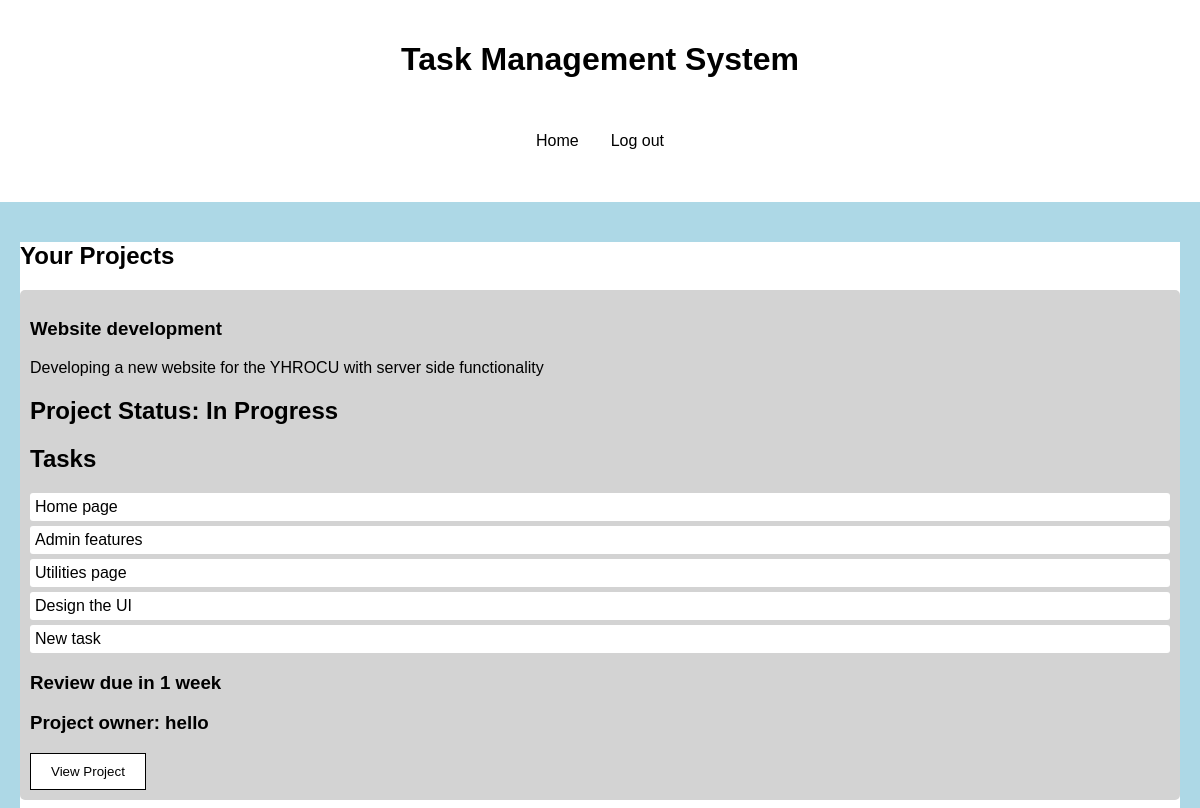
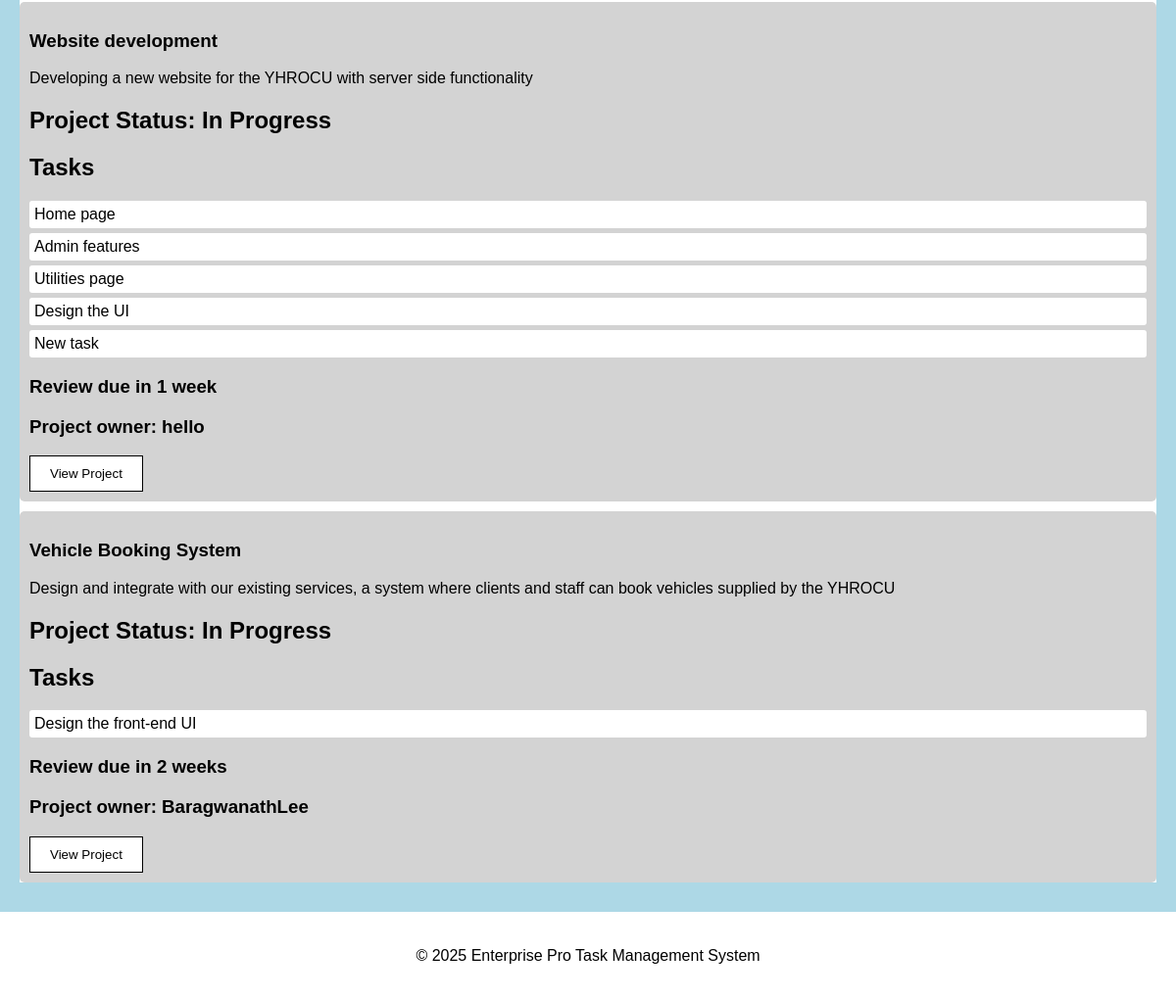
Before: / (signed in) with the older database file (2 pictures, top to bottom).
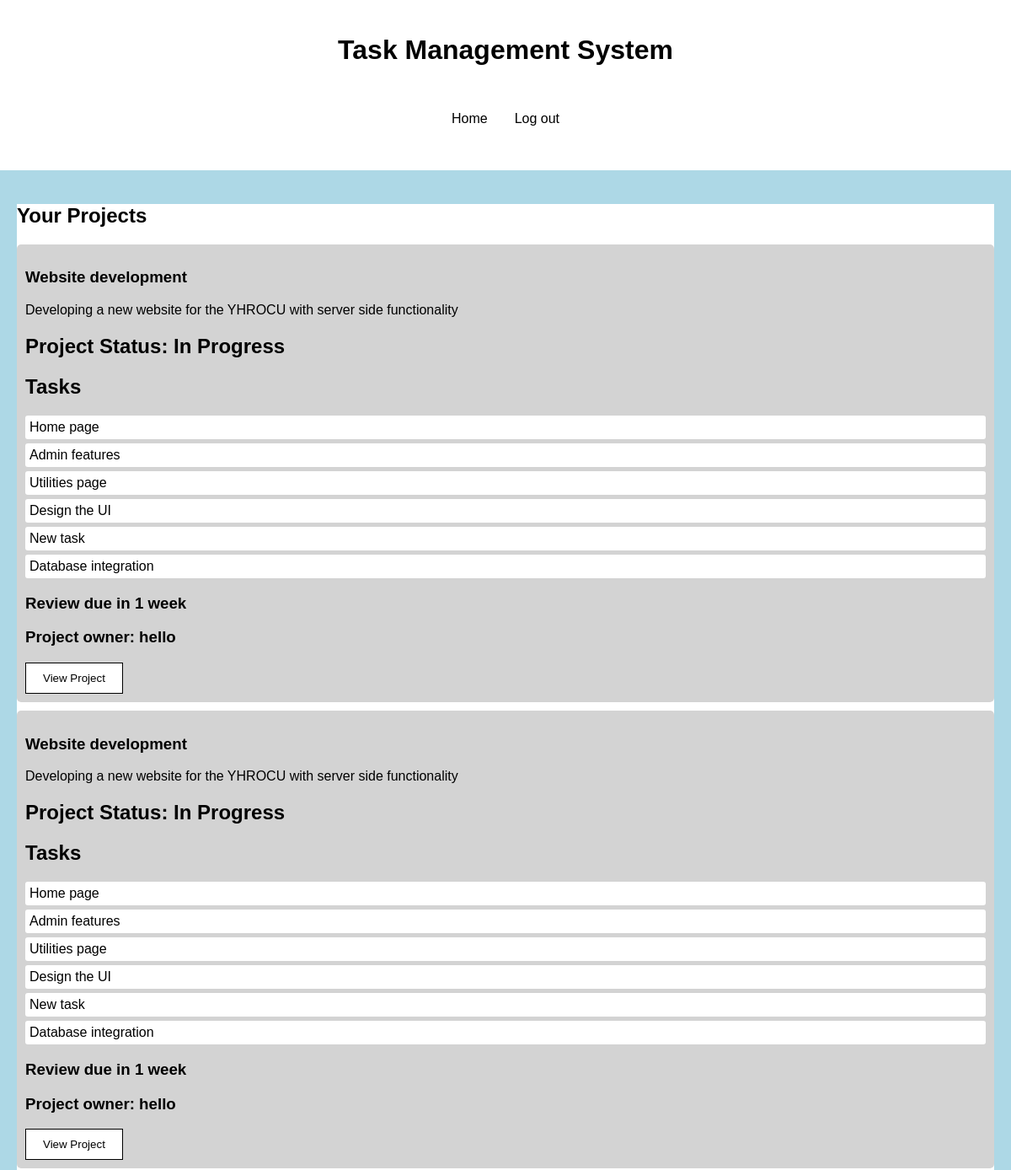
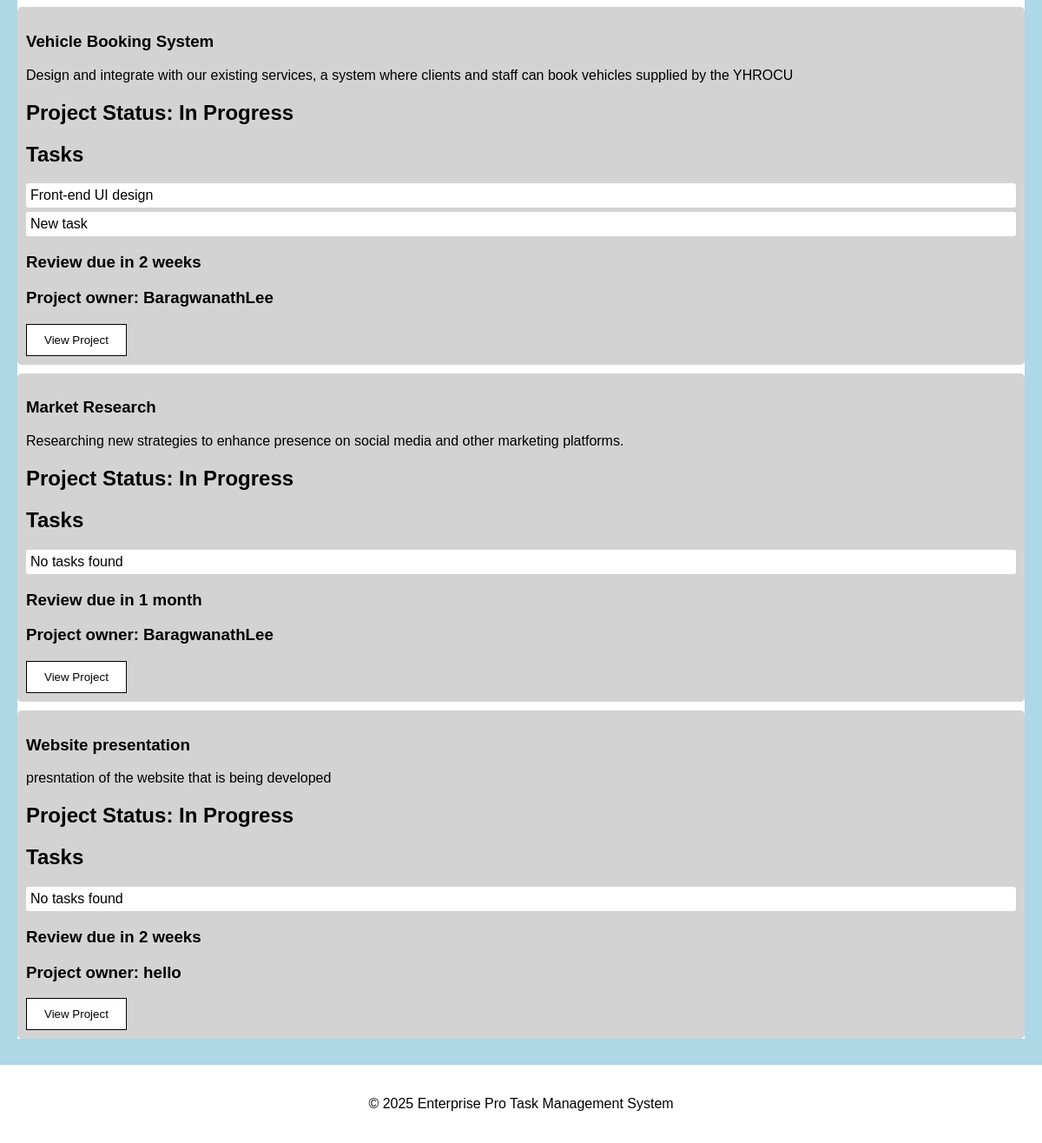
After: the same page with the newer database file (2 pictures, top to bottom).
### tables this page shows
CREATE TABLE projects (
            project_id INTEGER PRIMARY KEY AUTOINCREMENT,
            project_title TEXT NOT NULL,
            project_details TEXT NOT NULL,
            project_status TEXT NOT NULL DEFAULT 'In Progress',
            project_review TEXT,
            project_owner TEXT NOT NULL,
            FOREIGN KEY (project_owner) REFERENCES users (username)
        );

CREATE TABLE tasks (
            task_id INTEGER PRIMARY KEY AUTOINCREMENT,
            task_title TEXT NOT NULL,
            task_details TEXT NOT NULL,
            task_status TEXT NOT NULL DEFAULT 'New',
            task_assigned_date DATE NOT NULL,
            task_due_date DATE NOT NULL,
            project_id INTEGER NOT NULL,
            FOREIGN KEY (project_id) REFERENCES projects (project_id)
        );

### app.py (the view)
    def index(self):
        if not self.user_logged_in:
            return redirect(url_for('login'))
        elif self.user_role == "admin":
            return redirect(url_for('admin'))
        elif self.user_role == "supervisor":
            return redirect(url_for('supervisor'))
        projects = self.database.get_all_from_table("projects")
        tasks = self.database.get_all_from_table("tasks")
        users_in_projects = self.database.get_all_from_table("project_users")
        assigned_projects = []
        for project in projects:
            for project_user in users_in_projects:
                if project_user[1] == project[0] and project_user[3] == self.user_id:
                    project = [project[0], project[1], project[2], project[3], project[4], project[5]]
                    project.append([task[1] for task in tasks if task[6] == project[0]])
                    assigned_projects.append(project)
        return render_template('index.html', projects=assigned_projects)

### use_database.py (called while the page is built)
    def get_all_from_table(self, table_name):
        cursor = self.connection.cursor()
        cursor.execute(f"""
        SELECT * FROM {table_name}
        """)
        return cursor.fetchall()

### templates/index.html (shortened to what this page needs)
<!DOCTYPE html>
<html lang="en">
  <head>
    <link
      rel="stylesheet"
      href="{{ url_for('static', filename='styles.css') }}"
    />
  </head>
  <body>
    <header>
      <h1>Task Management System</h1>
      <div class="menuBar">
        <ul class="nav">
          <li class="nav" id="currentPage">
            <a class="nav" href="{{ url_for('index') }}">Home</a>
          </li>
          <li class="nav">
            <a class="nav" id="login-logout-btn" href="{{ url_for('login') }}"
              >Login</a
            >
          </li>
        </ul>
      </div>
    </header>
    <main>
      <section id="projects">
        <h1>Your Projects</h1>
        {% for project in projects %}
        <div class="project">
          <h3>{{ project[1] }}</h3>
          <p>{{ project[2] }}</p>
          <h2>Project Status: {{ project[3] }}</h2>
          <h2>Tasks</h2>
          <ul class="tasks">
            {% if project[6]|length == 0 %}
            <li>No tasks found</li>
            {% endif %} {% for task in project[6] %}
            <li>{{ task }}</li>
            {% endfor %}
          </ul>
          <h3>Review due in {{ project[4] }}</h3>
          <h3>Project owner: {{ project[5] }}</h3>
          <a href="{{ url_for('setProjectId', project_id=project[0]) }}"
            ><button>View Project</button></a
          >
        </div>
        {% endfor %}
      </section>
    </main>
    <footer>
      <p>&copy; 2025 Enterprise Pro Task Management System</p>
    </footer>
  </body>
</html>

### static/styles.css (style rules this page uses)
body { background-color: lightblue; color: black; font-family: Arial, sans-serif; margin: 0; padding: 0; }
header, footer { background-color: white; color: black; padding: 20px; text-align: center; }
section#projects { background-color: white; }
div.project { background-color: lightgray; padding: 10px; margin-bottom: 10px; border-radius: 5px; }
ul.tasks { list-style-type: none; padding: 0; }
ul.tasks li { background-color: white; margin: 5px 0; padding: 5px; border-radius: 3px; }
main { padding: 20px; background-color: lightblue; }
h1, h2, h3, h4, h5, h6 { color: black; }
a { color: black; text-decoration: none; }
button { background-color: white; color: black; border: 1px solid black; padding: 10px 20px; cursor: pointer; }
ul.nav { list-style-type: none; max-width: 100%; width: 100%; padding: 0; overflow: hidden; background-color: white; display: flex; justify-content: center; }
li a.nav { display: block; color: black; text-align: center; padding: 16px; text-decoration: none; }
div.menuBar { display: flex; justify-content: space-between; align-items: center; }

Changed rows visible on the page:
added tasks: task_title "Database integration", shown under projects "Website development"
changed tasks: task_title "Design the front-end UI" → "Front-end UI design"
added tasks: task_title "New task", shown under projects "Vehicle Booking System"
now on this page (row unchanged): projects: project_title "Market Research", project_details "Researching new strategies to enhance presence on social media and other marketing platforms.", project_status "In Progress", shows "No tasks found", project_review "1 month", project_owner "BaragwanathLee"
now on this page (row unchanged): projects: project_title "Website presentation", project_details "presntation of the website that is being developed", project_status "In Progress", shows "No tasks found", project_review "2 weeks", project_owner "hello"
